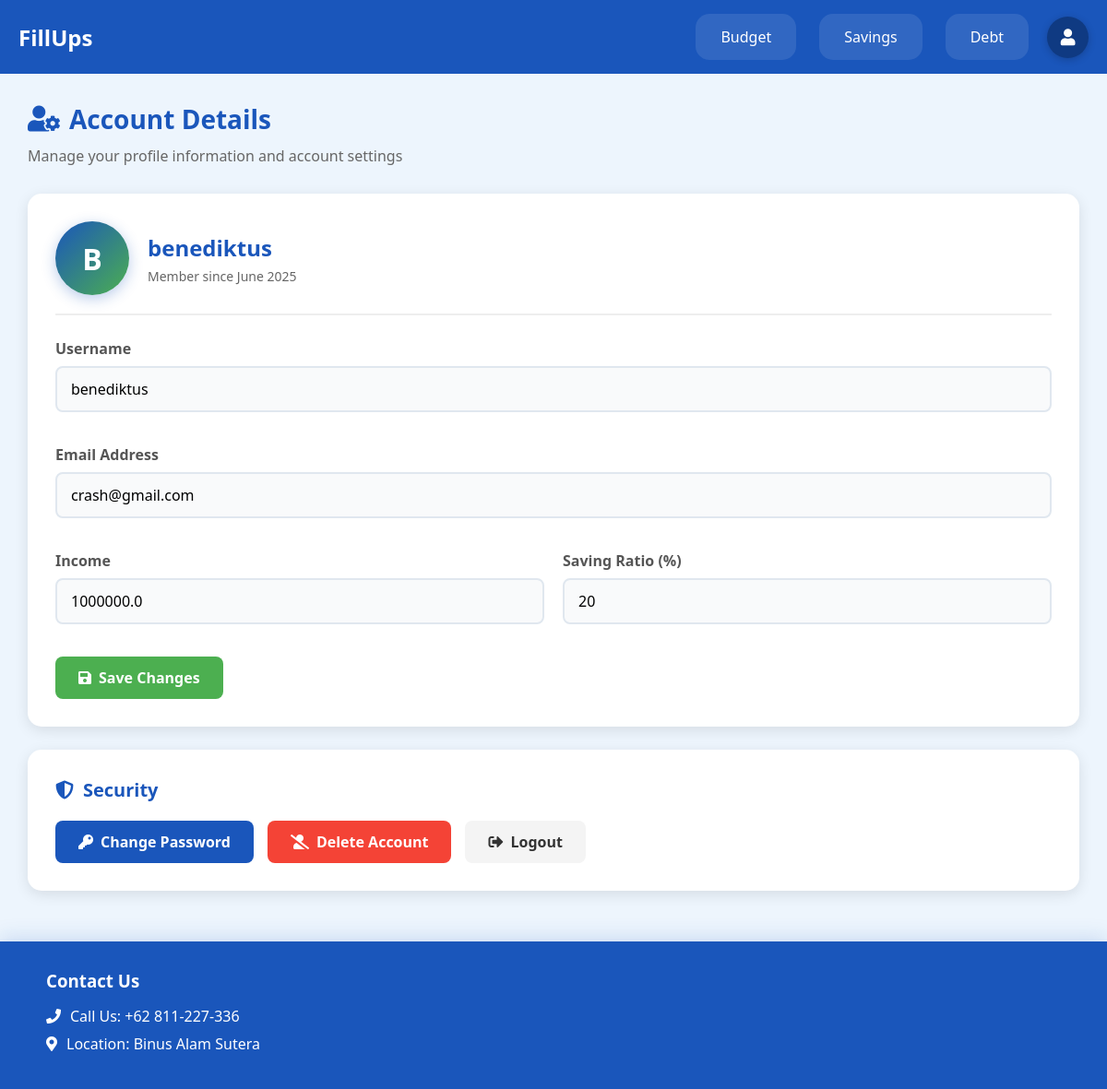
Page /account (signed in) on the committed database.
### models.py (models this page shows, shortened)
class User(db.Model):
    id = db.Column(db.Integer, primary_key=True)
    username = db.Column(db.String(80), unique=True, nullable=False)
    email = db.Column(db.String(120), unique=True, nullable=False)
    password = db.Column(db.String(100), nullable=False)
    income = db.Column(db.Float, nullable=False)
    splitting = db.Column(db.Integer, nullable=False)
    savings_id = db.Column(db.Integer, db.ForeignKey('savings.id'))  # <-- FK changed here
    budget_id = db.Column(db.Integer, db.ForeignKey('budget.budget_id'))
    created_at = db.Column(db.DateTime, default=datetime.utcnow)
    savings = db.relationship('Savings', backref='user', lazy=True)
    budget = db.relationship('Budget', backref='user', lazy=True)

### routes.py (the view)
@BP.route('/account', methods=['GET'])
@login_required_manual
def account():
    user = get_current_user()
    return render_template('account.html', user=user)

### routes.py (called while the page is built)
def login_required_manual(f):
    @wraps(f)
    def decorated_function(*args, **kwargs):
        if 'user_id' not in session:
            if request.headers.get('X-Requested-With') == 'XMLHttpRequest':
                return jsonify(success=False, message="Not logged in"), 401
            return redirect(url_for('BP.login'))
        return f(*args, **kwargs)
    return decorated_function

def get_current_user():
    user_id = session.get('user_id')
    if user_id:
        return User.query.get(user_id)
    return None

### templates/account.html (shortened to what this page needs)
<!DOCTYPE html>
<html lang="en">
<head>
  <link rel="stylesheet" href="https://cdnjs.cloudflare.com/ajax/libs/font-awesome/5.15.4/css/all.min.css" />
  <link rel="stylesheet" href="/static/account.css" />
</head>
<body>
  <div class="container">
    <header>
      <a href="/" class="logo">FillUps</a>
      <nav>
        <a href="/budget">Budget</a>
        <a href="/savings">Savings</a>
        <a href="/debts">Debt</a>
      </nav>
      <button class="account-icon" title="Account">
        <i class="fas fa-user"></i>
      </button>
    </header>
    <div class="content">
      <h1 class="page-title">
        <i class="fas fa-user-cog"></i>
        Account Details
      </h1>
      <p class="page-subtitle">Manage your profile information and account settings</p>
      <div class="profile-section">
        <div class="profile-header">
          <div class="profile-avatar">{{ user.username[0]|upper }}</div>
          <div class="profile-info">
            <h2 id="displayName">{{ user.username }}</h2>
            <p>Member since {{ user.created_at.strftime('%B %Y') }}</p>
          </div>
        </div>
        <form id="profileForm">
          <div class="form-grid">
            <div class="form-group full-width">
              <label for="username">Username</label>
              <input type="text" id="username" value="{{ user.username }}" required />
            </div>
            <div class="form-group full-width">
              <label for="email">Email Address</label>
              <input type="email" id="email" value="{{ user.email }}" required />
            </div>
            <div class="form-group">
              <label for="income">Income</label>
              <input type="number" id="income" value="{{ user.income }}" min="0" required />
            </div>
            <div class="form-group">
              <label for="savingRatio">Saving Ratio (%)</label>
              <input type="number" id="savingRatio" value="{{ user.splitting }}" min="0" max="100" required />
            </div>
          </div>
          <div class="button-group">
            <button type="submit" class="btn btn-success">
              <i class="fas fa-save"></i>
              Save Changes
            </button>
          </div>
        </form>
      </div>
      <div class="settings-section security-section">
        <h3 class="section-title">
          <i class="fas fa-shield-alt"></i>
          Security
        </h3>
        <div class="button-group">
          <button class="btn btn-primary" onclick="openPasswordModal()">
            <i class="fas fa-key"></i>
            Change Password
          </button>
          <button class="btn btn-danger" onclick="openDeleteModal()">
            <i class="fas fa-user-slash"></i>
            Delete Account
          </button>
          <button class="btn btn-secondary" onclick="logout()">
            <i class="fas fa-sign-out-alt"></i>
            Logout
          </button>
        </div>
      </div>
    </div>
    <footer>
      <div class="footer-content">
        <h3>Contact Us</h3>
        <div class="contact-info">
          <p><i class="fas fa-phone"></i> Call Us: +62 811-227-336</p>
          <p><i class="fas fa-map-marker-alt"></i> Location: Binus Alam Sutera</p>
        </div>
      </div>
    </footer>
  </div>
</body>
</html>

### static/account.css (style rules this page uses)
* { margin: 0; padding: 0; box-sizing: border-box; font-family: 'Segoe UI', Tahoma, Geneva, Verdana, sans-serif; }
body { background-color: #f5f8fc; color: #333; }
.container { width: 100%; margin: 0; padding: 0; box-shadow: 0 0 20px rgba(0, 0, 0, 0.1); display: flex; flex-direction: column; min-height: 100vh; }
header { background-color: #1a56bb; color: white; padding: 15px 20px; display: flex; justify-content: space-between; align-items: center; box-shadow: 0 4px 20px 0 rgba(26, 86, 187, 0.3); }
.logo { font-size: 24px; font-weight: bold; color: white; text-decoration: none; }
nav { display: flex; margin-left: auto; margin-right: 20px; gap: 25px; }
nav a { color: white; text-decoration: none; padding: 12px 25px; font-weight: 500; transition: all 0.3s ease; border-radius: 15px; background-color: rgba(255, 255, 255, 0.1); border: 2px solid transparent; }
.account-icon { background-color: #0f3a82; color: white; border: none; padding: 12px; border-radius: 50%; cursor: pointer; font-weight: 500; transition: all 0.3s ease; width: 45px; height: 45px; display: flex; align-items: center; justify-content: center; font-size: 18px; box-shadow: 0 2px 8px rgba(0, 0, 0, 0.2); }
.content { padding: 30px; background-color: #edf5fd; flex-grow: 1; max-width: 1200px; margin: 0 auto; width: 100%; }
.page-title { font-size: 28px; margin-bottom: 10px; color: #1a56bb; display: flex; align-items: center; gap: 10px; }
.page-subtitle { font-size: 16px; color: #666; margin-bottom: 30px; }
.profile-section { background-color: white; padding: 30px; border-radius: 15px; box-shadow: 0 4px 15px rgba(0, 0, 0, 0.1); margin-bottom: 25px; }
.profile-header { display: flex; align-items: center; gap: 20px; margin-bottom: 25px; padding-bottom: 20px; border-bottom: 2px solid #eee; }
.profile-avatar { width: 80px; height: 80px; background: linear-gradient(135deg, #1a56bb, #4CAF50); border-radius: 50%; display: flex; align-items: center; justify-content: center; color: white; font-size: 32px; font-weight: bold; box-shadow: 0 4px 15px rgba(26, 86, 187, 0.3); }
.profile-info h2 { color: #1a56bb; margin-bottom: 5px; }
.profile-info p { color: #666; font-size: 14px; }
.form-grid { display: grid; grid-template-columns: 1fr 1fr; gap: 20px; margin-bottom: 20px; }
.form-group { margin-bottom: 15px; }
.form-group.full-width { grid-column: 1 / -1; }
.form-group label { display: block; margin-bottom: 8px; font-weight: 600; color: #555; }
.form-group input { width: 100%; padding: 12px 15px; border: 2px solid #e0e7ef; border-radius: 8px; font-size: 16px; transition: all 0.3s ease; background-color: #f9fafb; }
.settings-section { background-color: white; padding: 30px; border-radius: 15px; box-shadow: 0 4px 15px rgba(0, 0, 0, 0.1); margin-bottom: 25px; }
.section-title { font-size: 20px; color: #1a56bb; margin-bottom: 20px; display: flex; align-items: center; gap: 10px; }
.btn { padding: 12px 25px; border: none; border-radius: 8px; cursor: pointer; font-weight: 600; font-size: 16px; transition: all 0.3s ease; text-decoration: none; display: inline-flex; align-items: center; gap: 8px; }
.btn-primary { background-color: #1a56bb; color: white; }
.btn-success { background-color: #4CAF50; color: white; }
.btn-danger { background-color: #f44336; color: white; }
.btn-secondary { background-color: #f4f4f4; color: #333; }
.button-group { display: flex; gap: 15px; margin-top: 20px; }
.security-section, .danger-section { flex: 1; }
footer { background-color: #1a56bb; color: white; padding: 30px 50px; margin-top: auto; box-shadow: 0 -4px 20px 0 rgba(26, 86, 187, 0.17); }
.footer-content { max-width: 1200px; margin: 0 ; }
.footer-content h3 { margin-bottom: 15px; }
.contact-info p { margin: 8px 0; display: flex; align-items: center; }
.contact-info i { margin-right: 10px; }

### rows in the picture
User: username "B", username "benediktus", created_at "June 2025", email "crash@gmail.com", income "1000000.0", splitting "20"
